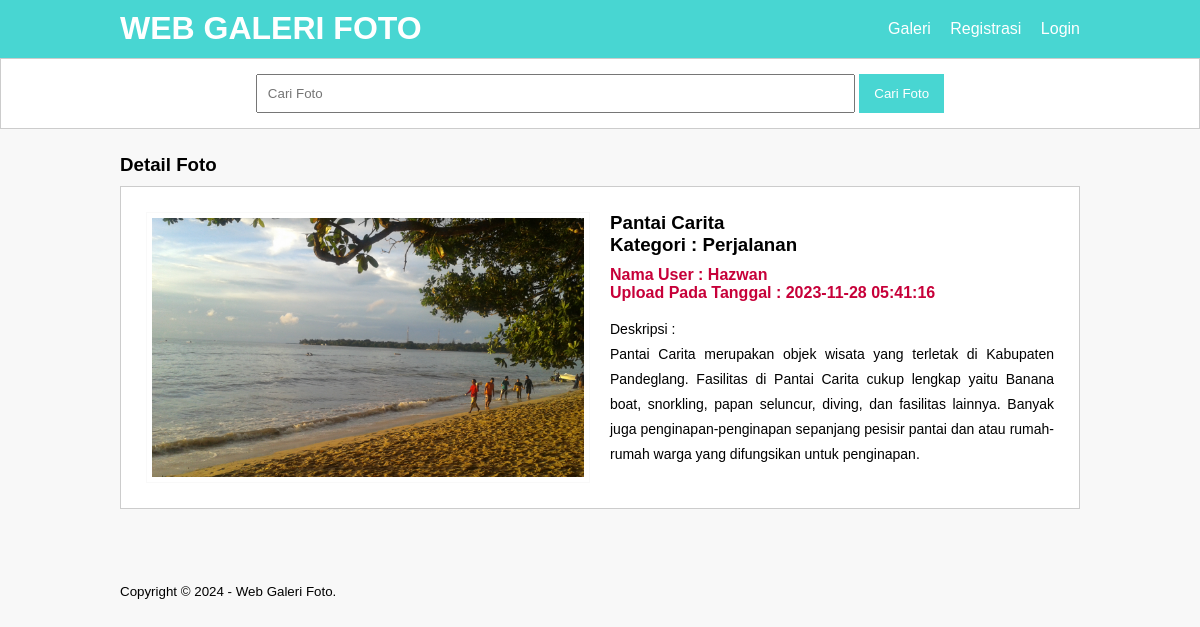
Screenshot of /detail-image.php?id=40 with the database file from the repository.
### tables this page shows
CREATE TABLE `tb_image` (
  `image_id` int(11) NOT NULL,
  `category_id` int(11) NOT NULL,
  `category_name` varchar(100) NOT NULL,
  `admin_id` int(11) NOT NULL,
  `admin_name` varchar(100) NOT NULL,
  `image_name` varchar(100) NOT NULL,
  `image_description` text NOT NULL,
  `image` varchar(100) NOT NULL,
  `image_status` tinyint(1) NOT NULL,
  `date_created` timestamp NOT NULL DEFAULT current_timestamp() ON UPDATE current_timestamp()
);

### detail-image.php (the view, shortened to what this page needs)
<?php
    include 'db.php';
	$produk = mysqli_query($conn, "SELECT * FROM tb_image WHERE image_id = '".$_GET['id']."' ");
	$p = mysqli_fetch_object($produk);
?>
<!DOCTYPE html PUBLIC "-//W3C//DTD XHTML 1.0 Transitional//EN" "http://www.w3.org/TR/xhtml1/DTD/xhtml1-transitional.dtd">
<html xmlns="http://www.w3.org/1999/xhtml">
<head>
<link rel="stylesheet" type="text/css" href="css/style.css">
</head>
<body>
    <header>
        <div class="container">
        <h1><a href="index.php">WEB GALERI FOTO</a></h1>
        <ul>
            <li><a href="galeri.php">Galeri</a></li>
           <li><a href="registrasi.php">Registrasi</a></li>
           <li><a href="login.php">Login</a></li>
        </ul>
        </div>
    </header>
    <div class="search">
        <div class="container">
            <form action="galeri.php">
                <input type="text" name="search" placeholder="Cari Foto" value="<?php echo $_GET['search'] ?>" />
                <input type="submit" name="cari" value="Cari Foto" />
            </form>
        </div>
    </div>
    <div class="section">
        <div class="container">
             <h3>Detail Foto</h3>
            <div class="box">
                <div class="col-2">
                   <img src="foto/<?php echo $p->image ?>" width="100%" />
                </div>
                <div class="col-2">
                   <h3><?php echo $p->image_name ?><br />Kategori : <?php echo $p->category_name  ?></h3>
                   <h4>Nama User : <?php echo $p->admin_name ?><br />
                   Upload Pada Tanggal : <?php echo $p->date_created  ?></h4>
                   <p>Deskripsi :<br />
                        <?php echo $p->image_description ?>
                   </p>
                </div>
            </div>
        </div>
    </div>
    <footer>
        <div class="container">
            <small>Copyright &copy; 2024 - Web Galeri Foto.</small>
        </div>
    </footer>
</body>
</html>

### css/style.css (style rules this page uses)
* { padding:0; margin:0; font-family:'Quicksand', sans-serif; }
body { background-color:#f8f8f8; }
a { color: inherit; text-decoration:none; }
header { background-color: #48d6d2; color: #fff; }
header h1 { float:left; padding:10px 0; }
header ul { float:right; }
header ul li { display:inline-block; }
header ul li a { padding:20px 0 20px 15px; display: inline-block; }
footer { padding:25px 0; }
.container { width: 80%; margin: 0 auto; }
.container:after { content:''; display: block; clear:both; }
.section { padding:25px 0; }
.box { background-color: #fff; border:1px solid #ccc; padding:15px; box-sizing: border-box; margin:10px 0 25px 0; }
.box:after { content: ''; display: block; clear: both; }
.search { padding:15px 0; background-color: #fff; border:1px solid #ccc; text-align: center; }
.search input[type=text] { width: 60%; padding:10px; }
.search input[type=submit] { padding:12px 15px; background-color: #48d6d2; color: #fff; border:none; cursor:pointer; }
.col-2 { width: 50%; min-height: 200px; padding:10px; box-sizing: border-box; float: left; }
.col-2 img { border:1px solid #f9f9f9; padding:5px; box-sizing: border-box; }
.col-2 h3 { margin-bottom: 10px; }
.col-2 h4 { color: #C70039; }
.col-2 p { margin:15px 0; text-align: justify; line-height: 25px; font-size: 14px; }

### rows the page displays
tb_image: image (picture), image_name "Pantai Carita", category_name "Perjalanan", admin_name "Hazwan", date_created "2023-11-28 05:41:16", image_description "Pantai Carita merupakan objek wisata yang terletak di Kabupaten Pandeglang. Fasilitas di Pantai Carita cukup lengkap yaitu Banana boat, snorkling, papan seluncur, diving, dan fasilitas lainnya. Banyak juga penginapan-penginapan sepanjang pesisir pantai dan atau rumah-rumah warga yang difungsikan untuk penginapan."
